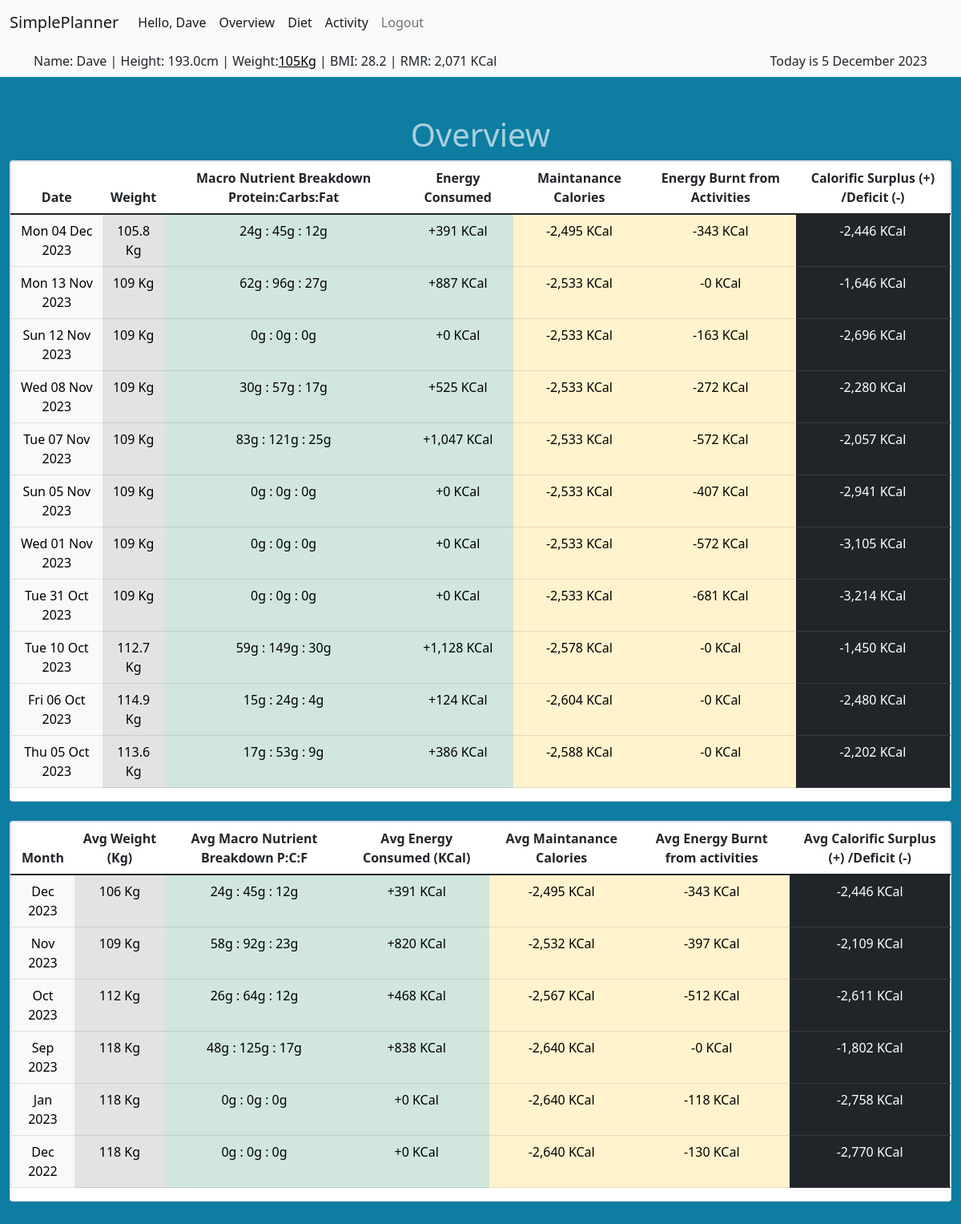
/overview (signed in), run on the app's committed database.
### tables this page shows
CREATE TABLE "weight" (
    id INTEGER PRIMARY KEY,
    user_id INTEGER REFERENCES users(id) NOT NULL,
    date DATE NOT NULL,
    weight INTEGER,
    CONSTRAINT UC_user_date UNIQUE (user_id, date)
);

### app.py (the view)
@app.route("/overview")
@helpers.login_required
def overview():
    cur = db.cursor()
    daily_diet = cur.execute("""SELECT date, sum(amount) AS amount, sum(energy) AS energy, sum(protein) AS protein, sum(carbohydrate) AS carbohydrate, sum(fat) AS fat
                            FROM consumption
                            WHERE user_id = ?
                            GROUP BY date
                            ORDER BY date DESC
                            LIMIT 7""", (session["user_id"], )).fetchall()
    monthly_diet = cur.execute("""SELECT STRFTIME("%Y-%m", date) AS month, avg(amount) AS amount, avg(energy) AS energy, avg(protein) AS protein, avg(carbohydrate) AS carbohydrate, avg(fat) AS fat
                            FROM (SELECT date, sum(amount) AS amount, sum(energy) AS energy, sum(protein) AS protein, sum(carbohydrate) AS carbohydrate, sum(fat) AS fat
                            FROM consumption
                            WHERE user_id = ?
                            GROUP BY date)
                            GROUP BY month
                            ORDER BY month DESC""", (session["user_id"], )).fetchall()
    daily_weight = cur.execute(
        "SELECT * FROM weight where user_id = ?", (session["user_id"], )).fetchall()
    monthly_weight = cur.execute(
        "SELECT STRFTIME('%Y-%m', date) AS month, AVG(weight) AS weight FROM weight WHERE user_id = ?  GROUP BY month", (session["user_id"], )).fetchall()
    daily_activity = cur.execute(
        "SELECT date, sum(energy) AS energy FROM activity WHERE user_id = ? GROUP BY date ORDER BY date DESC LIMIT 7", (session["user_id"], )).fetchall()
    monthly_activity = cur.execute(
        "SELECT STRFTIME('%Y-%m', date) AS month, AVG(energy) AS energy FROM activity WHERE user_id = ?  GROUP BY month", (session["user_id"], )).fetchall()
    cur.close()
    if not daily_activity or not daily_diet:
        return render_template("overview.html")
    for day in daily_diet:
        for x in daily_weight:
            if day["date"] >= x["date"]:
                day["weight"] = x["weight"]
            elif 'weight' not in day:
                day["weight"] = x["weight"]
        day["rmr"] = helpers.mifflin_st_jeor(day["weight"], session["height"], helpers.calculate_age(
            session["birthday"]), session["sex"])
        day["basic_maint"] = day["rmr"] * 1.2
        for y in daily_activity:
            if not any(day["date"] == y["date"] for day in daily_diet):
                daily_diet.append({"date": y["date"], "amount": 0, "energy": 0,
                                   "protein": 0, "carbohydrate": 0, "fat": 0})
            if day["date"] == y["date"]:
                day["energy_out"] = y["energy"]
            elif "energy_out" not in day:
                day["energy_out"] = 0
    daily_diet = sorted(daily_diet, key=lambda d: d["date"], reverse=True)
    for day in daily_diet:
        day["date"] = datetime.strptime(
            day["date"], '%Y-%m-%d').strftime("%a %d %b %Y")
    for month in monthly_diet:
        for x in monthly_weight:
            if month["month"] >= x["month"]:
                month["weight"] = x["weight"]
            elif 'weight' not in month:
                month["weight"] = x["weight"]
        month["rmr"] = helpers.mifflin_st_jeor(month["weight"], session["height"], helpers.calculate_age(
            session["birthday"]), session["sex"])
        month["basic_maint"] = month["rmr"] * 1.2
        for y in monthly_activity:
            if not any(month["month"] == y["month"] for month in monthly_diet):
                monthly_diet.append(
                    {"month": y["month"], "amount": 0, "energy": 0, "protein": 0, "carbohydrate": 0, "fat": 0})
            if month["month"] == y["month"]:
                month["energy_out"] = y["energy"]
            elif "energy_out" not in month:
                month["energy_out"] = 0
    monthly_diet = sorted(monthly_diet, key=lambda d: d["month"], reverse=True)
    for month in monthly_diet:
        month["month"] = datetime.strptime(
            month["month"], '%Y-%m').strftime("%b %Y")
    return render_template("overview.html", daily=daily_diet, monthly=monthly_diet)

### helpers.py (called while the page is built)
def dict_factory(cursor, row):
    fields = [column[0] for column in cursor.description]
    return {key: value for key, value in zip(fields, row)}

def login_required(f):
    @wraps(f)
    def decorated_function(*args, **kwargs):
        if session.get("user_id") is None:
            return redirect("/login")
        return f(*args, **kwargs)
    return decorated_function

def kcal(value):
    return f"{value:,} KCal"

def gkg(value):
    if value < 1000:
        return f"{value:}g"
    else:
        return f"{float(value/1000):,.1f}Kg"

def date_format(value):
    months = ("January", "February", "March", "April", "May", "June",
              "July", "August", "September", "October", "November", "December")
    month = months[value.month-1]
    return "{} {} {}".format(value.day, month, value.year)

def mifflin_st_jeor(weight, height, age, sex):
    if sex == 'm':
        rmr = int((10 * weight) + (6.25 * height) - (5 * age) + 5)
        return rmr
    elif sex == 'f':
        rmr = int((10 * weight) + (6.25 * height) - (5 * age) - 161)
        return rmr
    else:
        print("error in mifflin_st_jeor")
        return 1

def calculate_age(birthdate):
    days_in_year = 365.2425
    age = int((date.today() - datetime.strptime(birthdate,
              '%Y-%m-%d').date()).days / days_in_year)
    return age

### templates/overview.html (shortened to what this page needs)
{% extends "layout.html" %}
{% block main %}
    <h1>Overview</h1>
    {% if daily %}
    <div class="card text-center">
        <table class="table">
            <thead>
                <tr>
                    <th>Date</th>
                    <th>Weight</th>
                    <th>Macro Nutrient Breakdown Protein:Carbs:Fat</th>
                    <th>Energy Consumed</th>
                    <th>Maintanance Calories</th>
                    <th>Energy Burnt from Activities</th>
                    <th>Calorific Surplus (+) /Deficit (-)</th>
                </tr>
            </thead>
            <tbody>
                {% for day in daily %}
                <tr>
                    <td class="table-light">{{ day["date"] }}</td>
                    <td class="table-secondary">{{ day["weight"] }} Kg</td>
                    <td class="table-success">{{ day["protein"] | round | int | gkg }} : {{ day["carbohydrate"] | round |
                        int | gkg }} : {{ day["fat"] | round | int | gkg }}</td>
                    <td class="table-success">+{{ day["energy"] | round | int | kcal }}</td>
                    <td class="table-warning">-{{ day["basic_maint"] | round | int | kcal }}</td>
                    <td class="table-warning">-{{ day["energy_out"] | round | int | kcal }}</td>
                    <td class="table-dark">{{ (day["energy"] - day["basic_maint"] - day["energy_out"]) | round | int | kcal
                        }}</td>
                </tr>
                {% endfor %}
            </tbody>
        </table>
    </div>
    <br>
    <div class="card text-center">
        <table class="table">
            <thead>
                <tr>
                    <th>Month</th>
                    <th>Avg Weight (Kg)</th>
                    <th>Avg Macro Nutrient Breakdown P:C:F</th>
                    <th>Avg Energy Consumed (KCal)</th>
                    <th>Avg Maintanance Calories</th>
                    <th>Avg Energy Burnt from activities</th>
                    <th>Avg Calorific Surplus (+) /Deficit (-)</th>
                </tr>
            </thead>
            <tbody>
                {% for month in monthly %}
                <tr>
                    <td class="table-light">{{ month["month"] }}</td>
                    <td class="table-secondary">{{ month["weight"] | round | int }} Kg</td>
                    <td class="table-success">{{ month["protein"] | round | int | gkg }} : {{ month["carbohydrate"] | round
                        | int | gkg }} : {{ month["fat"] | round | int | gkg }}</td>
                    <td class="table-success">+{{ month["energy"] | round | int | kcal }}</td>
                    <td class="table-warning">-{{ month["basic_maint"] | round | int | kcal }}</td>
                    <td class="table-warning">-{{ month["energy_out"] | round | int | kcal }}</td>
                    <td class="table-dark">{{ (month["energy"] - month["basic_maint"] - month["energy_out"]) | round | int |
                        kcal }}</td>
                </tr>
                {% endfor %}
            </tbody>
        </table>
    </div>
    {% else %}
    <p>You are yet to start logging your <a href="/diet_diary">diet</a> and <a href="/exercise_diary">activity</a>.</p>
    {% endif %}
{% endblock %}

### static/style.css (style rules this page uses)
body { background-color: rgb(14, 125, 162); }
h1 { color: rgba(255, 255, 255, 0.645); text-align: center; }
table { border: 1px solid; }

### data on the page
weight: date "Mon 04 Dec 2023", weight "105.8", protein|gkg "24g", carbohydrate|gkg "45g", fat|gkg "12g", energy|kcal "391 KCal", basic_maint|kcal "2,495 KCal", energy_out|kcal "343 KCal", energy "-2,446 KCal"
weight: date "Tue 10 Oct 2023", weight "112.7", protein|gkg "59g", carbohydrate|gkg "149g", fat|gkg "30g", energy|kcal "1,128 KCal", basic_maint|kcal "2,578 KCal", energy_out|kcal "0 KCal", energy "-1,450 KCal"
weight: date "Fri 06 Oct 2023", weight "114.9", protein|gkg "15g", carbohydrate|gkg "24g", fat|gkg "4g", energy|kcal "124 KCal", basic_maint|kcal "2,604 KCal", energy_out|kcal "0 KCal", energy "-2,480 KCal"
weight: date "Thu 05 Oct 2023", weight "113.6", protein|gkg "17g", carbohydrate|gkg "53g", fat|gkg "9g", energy|kcal "386 KCal", basic_maint|kcal "2,588 KCal", energy_out|kcal "0 KCal", energy "-2,202 KCal"

### other printed values
{{ session["username"] }} "Dave"
{{ session["height"] }} "193.0"
{{ session['weight'] }} "105"
{{ session["rmr"] | kcal }} "2,071 KCal"
{{ session["today"] | date_format }} "5 December 2023"
{{ day["date"] }} "Mon 13 Nov 2023" "Sun 12 Nov 2023" "Wed 08 Nov 2023" "Tue 07 Nov 2023" "Sun 05 Nov 2023" "Wed 01 Nov 2023" "Tue 31 Oct 2023"
{{ day["weight"] }} "109" "109" "109" "109" "109" "109" "109"
{{ day["protein"] | round | int | gkg }} "62g" "0g" "30g" "83g" "0g" "0g" "0g"
{{ day["carbohydrate"] | round |
                        int | gkg }} "96g" "0g" "57g" "121g" "0g" "0g" "0g"
{{ day["fat"] | round | int | gkg }} "27g" "0g" "17g" "25g" "0g" "0g" "0g"
{{ day["energy"] | round | int | kcal }} "887 KCal" "0 KCal" "525 KCal" "1,047 KCal" "0 KCal" "0 KCal" "0 KCal"
{{ day["basic_maint"] | round | int | kcal }} "2,533 KCal" "2,533 KCal" "2,533 KCal" "2,533 KCal" "2,533 KCal" "2,533 KCal" "2,533 KCal"
{{ day["energy_out"] | round | int | kcal }} "0 KCal" "163 KCal" "272 KCal" "572 KCal" "407 KCal" "572 KCal" "681 KCal"
{{ month["month"] }} "Dec 2023" "Nov 2023" "Oct 2023" "Sep 2023" "Jan 2023" "Dec 2022"
{{ month["weight"] | round | int }} "106" "109" "112" "118" "118" "118"
